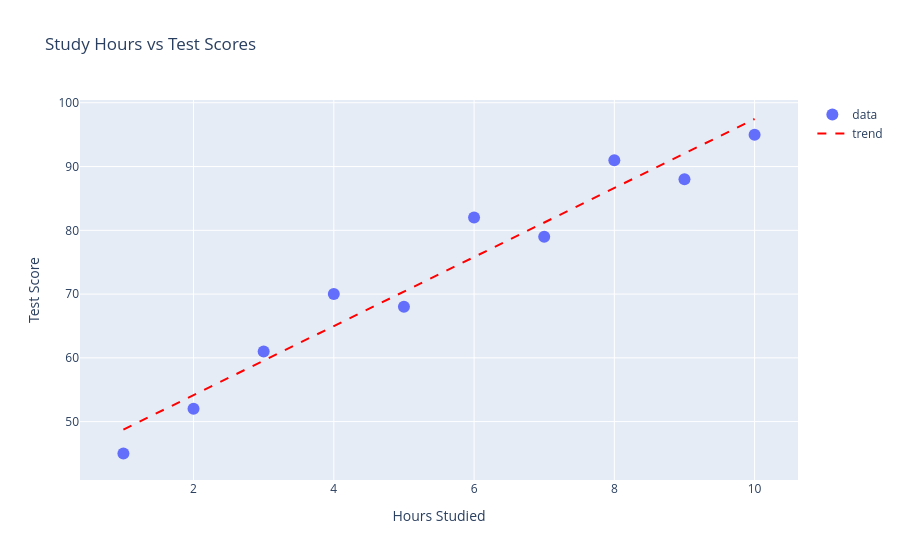

The code cell stored with this chart in its notebook:
### Markdown cell above
### Exercise

Create an **interactive scatter plot** using `go.Scatter` that:

1. Shows **only markers** (no line)
2. Marker **size** is `12`, **color** is `"#636EFA"`
3. Adds a **trendline** as a second trace using `mode="lines"` with a dashed line style
4. Title: `"Study Hours vs Test Scores"`
5. Label x-axis `"Hours Studied"`, y-axis `"Test Score"`
6. Use **update methods style** (no magic underscore)

> Hint: For the trendline use `numpy.polyfit()` to calculate the line. 
> Check [`/reference/scatter/#scatter-line`](https://plotly.com/python/reference/scatter/#scatter-line) 
> for `dash` property.

### Code cell
import numpy as np
import plotly.graph_objects as go

hours_studied = [1, 2, 3, 4, 5, 6, 7, 8, 9, 10]
test_scores   = [45, 52, 61, 70, 68, 82, 79, 91, 88, 95]

m, b = np.polyfit(hours_studied, test_scores, 1)
trendline = [m * x + b for x in hours_studied]

fig = go.Figure()

fig.add_trace(go.Scatter(name="data"))
fig.add_trace(go.Scatter(name="trend"))

fig.update_traces(x=hours_studied, y=test_scores, selector=dict(name="data"))
fig.update_traces(mode="markers", selector=dict(name="data"))
fig.update_traces(marker=dict(size=12, color="#636EFA"), selector=dict(name="data"))

fig.update_traces(x=hours_studied, y=trendline, selector=dict(name="trend"))
fig.update_traces(mode="lines", selector=dict(name="trend"))
fig.update_traces(line=dict(dash="dash", color="red"), selector=dict(name="trend"))

fig.update_xaxes(title_text="Hours Studied")
fig.update_yaxes(title_text="Test Score")
fig.update_layout(title=dict(text="Study Hours vs Test Scores"))

fig.show()

### Figure 1 — Plotly figure (JSON) as saved in the notebook; plotly's stock layout.template omitted (floating-point values rounded to 4 significant figures)
{"data": [{"marker": {"color": "#636EFA", "size": 12}, "mode": "markers", "name": "data", "type": "scatter", "x": [1, 2, 3, 4, 5, 6, 7, 8, 9, 10], "y": [45, 52, 61, 70, 68, 82, 79, 91, 88, 95]}, {"line": {"color": "red", "dash": "dash"}, "mode": "lines", "name": "trend", "type": "scatter", "x": [1, 2, 3, 4, 5, 6, 7, 8, 9, 10], "y": [48.75, 54.16, 59.57, 64.98, 70.39, 75.81, 81.22, 86.63, 92.04, 97.45]}], "layout": {"title": {"text": "Study Hours vs Test Scores"}, "xaxis": {"title": {"text": "Hours Studied"}}, "yaxis": {"title": {"text": "Test Score"}}}}
